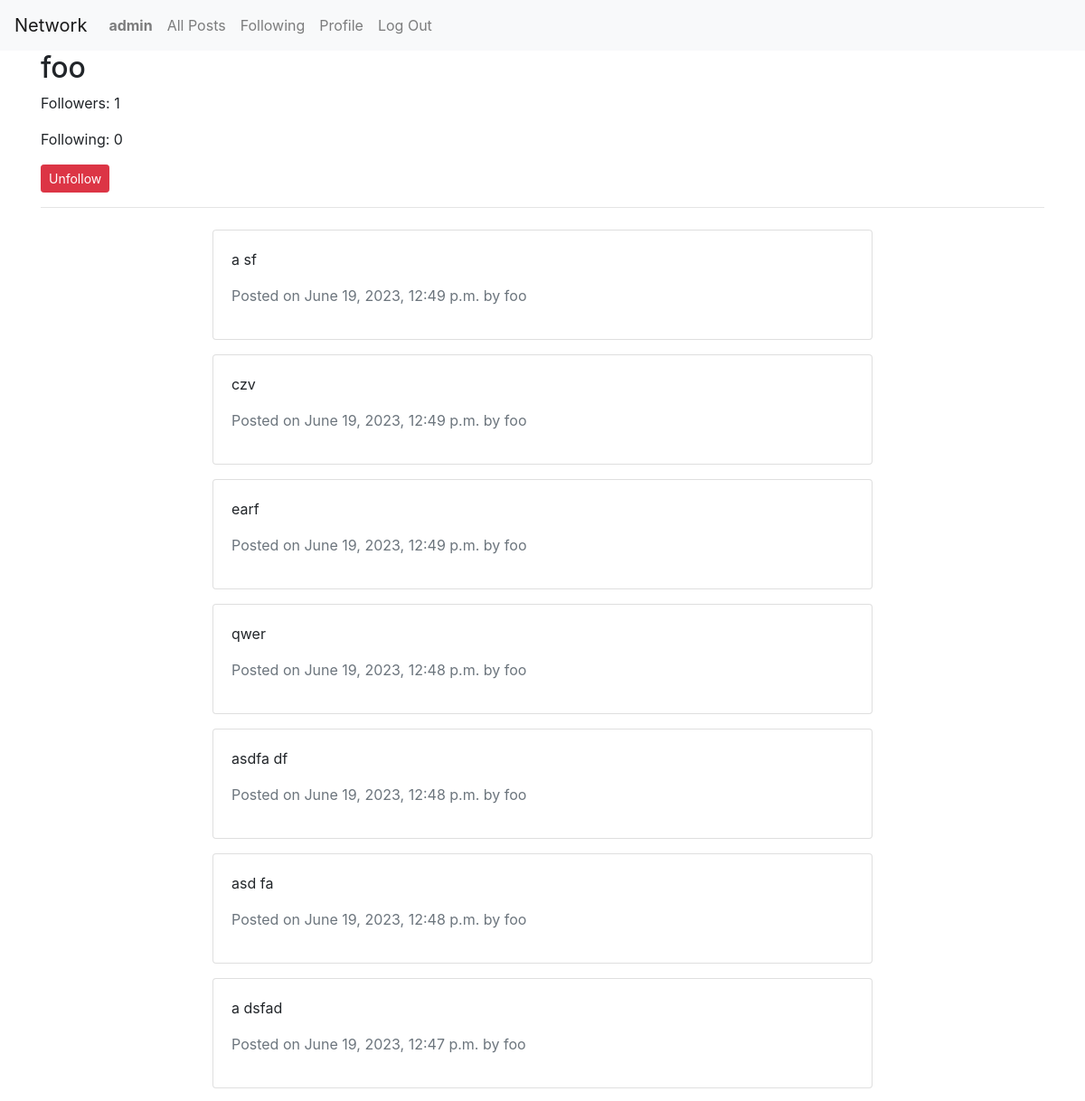
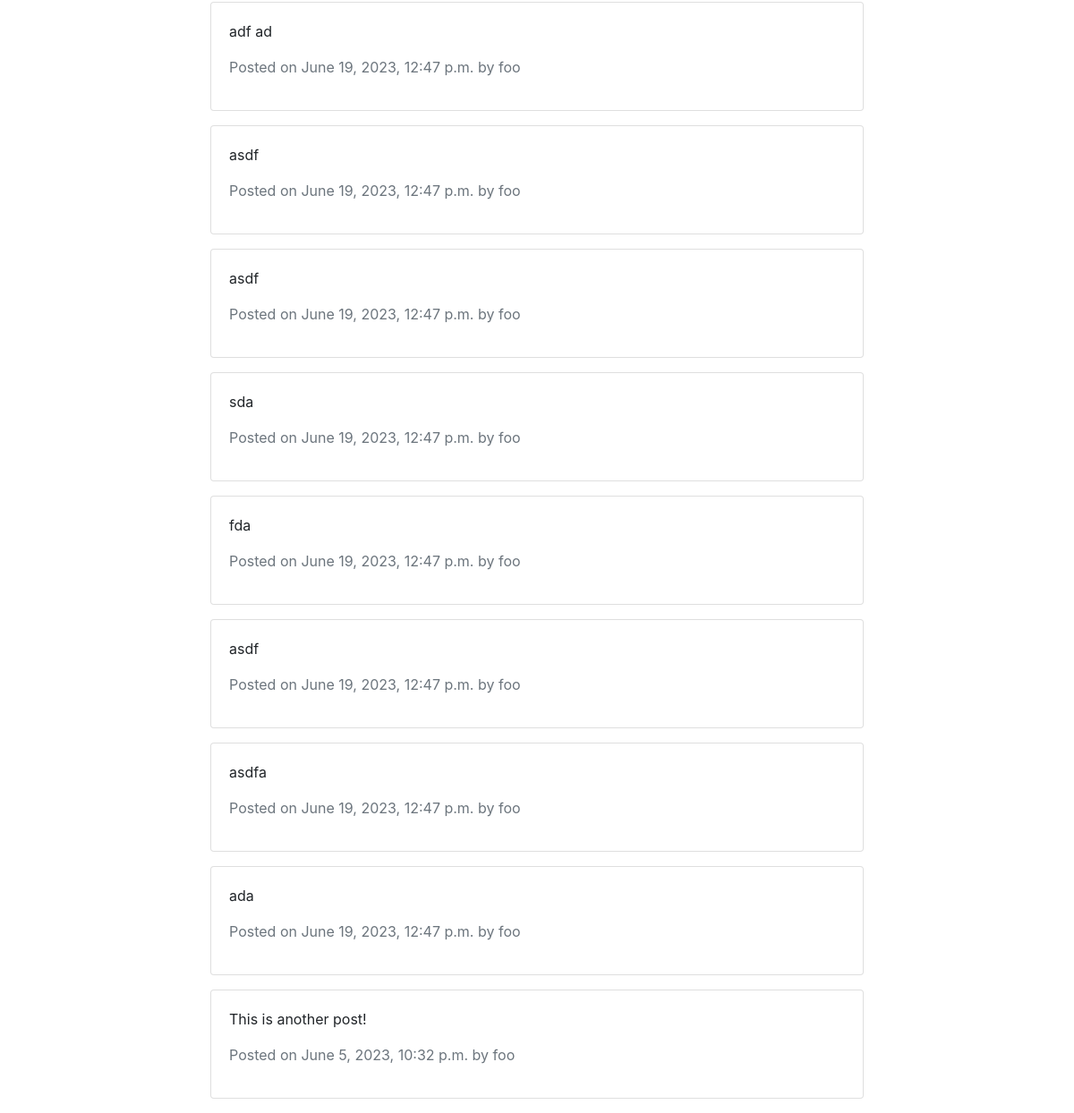
The app's page /profile/2/ (signed in) with its own data (2 pictures, top to bottom).
### network/models.py (models this page shows, shortened)
class User(AbstractUser):
    followers = models.ManyToManyField('self', symmetrical=False, related_name='following')

class Post(models.Model):
    content = models.TextField()
    image = models.ImageField(upload_to='post_images/', blank=True, null=True)
    author = models.ForeignKey(User, on_delete=models.CASCADE)
    timestamp = models.DateTimeField(auto_now_add=True)
    likes = models.ManyToManyField(User, related_name='liked_posts', default=0)
    views = models.PositiveIntegerField(default=0)

### network/views.py (the view)
# urls.py: path('profile/<int:user_id>/', views.profile, name='profile'),
@login_required
def profile(request, user_id):
    profile_user = get_object_or_404(User, id=user_id)
    user = request.user
    posts = Post.objects.filter(author=profile_user).order_by('-timestamp')
    is_following = profile_user.followers.filter(id=user.id).exists()
    if request.method == 'POST':
        if profile_user.followers.filter(id=user.id).exists():
            profile_user.followers.remove(user)
        else:
            profile_user.followers.add(user)
        is_following = not is_following
    return render(request, 'network/profile.html', {
        'profile_user': profile_user,
        'posts': posts,
        'is_following': is_following
    })

### network/templates/network/profile.html (shortened to what this page needs)
{% extends "network/layout.html" %} {% block body %}
<div class="container">
  <h2>{{ profile_user.username }}</h2>
  <p id="followers-count">Followers: {{ profile_user.followers.count }}</p>
  <p>Following: {{ profile_user.following.count }}</p>
{% if request.user != profile_user %}
<form id="follow-form" method="post" action="{% url 'profile' profile_user.id %}">
  <button id="follow-button" class="btn btn-sm {% if request.user.is_authenticated and request.user in profile_user.followers.all %}btn-danger{% else %}btn-outline-danger{% endif %}"
   onclick="toggleFollowing({{ profile_user.id }})">
    {% if request.user.is_authenticated and request.user in profile_user.followers.all %}
      Unfollow
    {% else %}
      Follow
    {% endif %}
  </button>
</form>
{% endif %}
  <hr />
  <div class="row mt-4">
    <div class="col-md-8 offset-md-2">
      {% for post in posts %}
      <div class="card mb-3">
        <div class="card-body">
          <p>{{ post.content }}</p>
          <p class="text-muted">
            Posted on {{ post.timestamp }} by {{ post.author.username }}
          </p>
        </div>
      </div>
      {% empty %}
      <p>No posts found.</p>
      {% endfor %}
    </div>
  </div>
</div>
{% endblock %}

### network/templates/network/layout.html (shortened to what this page needs)
{% load static %}
<!DOCTYPE html>
<html lang="en">
  <head>
    <link
      rel="stylesheet"
      href="https://stackpath.bootstrapcdn.com/bootstrap/4.4.1/css/bootstrap.min.css"
    />
    <link href="{% static 'network/styles.css' %}" rel="stylesheet" />
  </head>
  <body>
    <nav class="navbar navbar-expand-lg navbar-light bg-light">
      <a class="navbar-brand" href="#">Network</a>
      <div>
        <ul class="navbar-nav mr-auto">
          {% if user.is_authenticated %}
          <li class="nav-item">
            <a class="nav-link" href="#"
              ><strong>{{ user.username }}</strong></a
            >
          </li>
          {% endif %}
          <li class="nav-item">
            <a class="nav-link" href="{% url 'index' %}">All Posts</a>
          </li>
          {% if user.is_authenticated %}
          <li class="nav-item">
            <a class="nav-link" href="{% url 'following' %}">Following</a>
          </li>
          <li class="nav-item">
            <a class="nav-link" href="{% url 'profile' user.id %}">Profile</a>
          </li>
          <li class="nav-item">
            <a class="nav-link" href="{% url 'logout' %}">Log Out</a>
          </li>
          {% endif %}
        </ul>
      </div>
    </nav>
    <div class="body">{% block body %} {% endblock %}</div>
  </body>
</html>

### records on screen
User: username "admin"
User: username "foo", followers.count "1", following.count "0"
Post: content "a sf", timestamp "June 19, 2023, 12:49 p.m.", author.username "foo"
Post: content "czv", timestamp "June 19, 2023, 12:49 p.m.", author.username "foo"
Post: content "earf", timestamp "June 19, 2023, 12:49 p.m.", author.username "foo"
Post: content "qwer", timestamp "June 19, 2023, 12:48 p.m.", author.username "foo"
Post: content "asdfa df", timestamp "June 19, 2023, 12:48 p.m.", author.username "foo"
Post: content "asd fa", timestamp "June 19, 2023, 12:48 p.m.", author.username "foo"
Post: content "a dsfad", timestamp "June 19, 2023, 12:47 p.m.", author.username "foo"
Post: content "adf ad", timestamp "June 19, 2023, 12:47 p.m.", author.username "foo"
Post: content "asdf", timestamp "June 19, 2023, 12:47 p.m.", author.username "foo"
Post: content "asdf", timestamp "June 19, 2023, 12:47 p.m.", author.username "foo"
Post: content "sda", timestamp "June 19, 2023, 12:47 p.m.", author.username "foo"
Post: content "fda", timestamp "June 19, 2023, 12:47 p.m.", author.username "foo"
Post: content "asdf", timestamp "June 19, 2023, 12:47 p.m.", author.username "foo"
Post: content "asdfa", timestamp "June 19, 2023, 12:47 p.m.", author.username "foo"
Post: content "ada", timestamp "June 19, 2023, 12:47 p.m.", author.username "foo"
Post: content "This is another post!", timestamp "June 5, 2023, 10:32 p.m.", author.username "foo"
